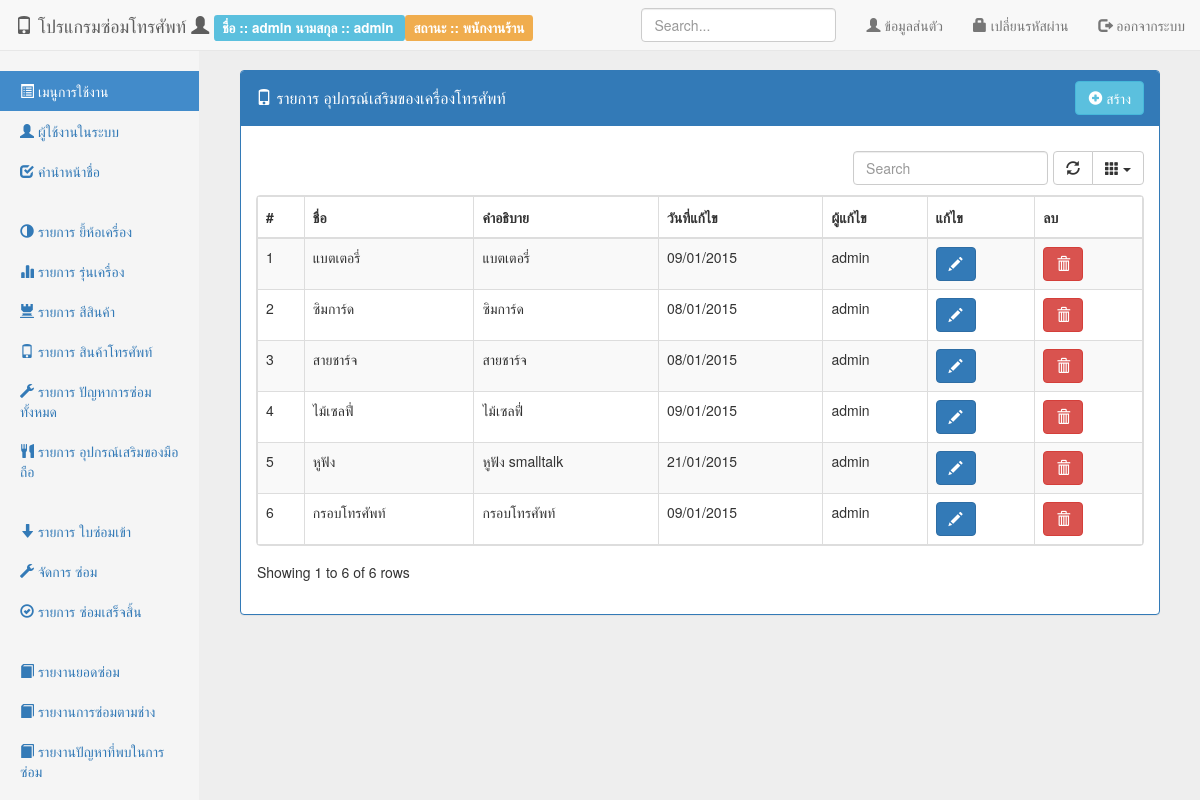
Screenshot of /src/back/index.php?page=list-accessory (signed in) with the database file from the repository.
### tables this page shows
CREATE TABLE IF NOT EXISTS `accessory` (
  `acc_id` int(11) NOT NULL AUTO_INCREMENT COMMENT 'รหัสอุปกรณ์เสริม',
  `acc_name` varchar(100) NOT NULL COMMENT 'ชื่ออุปกรณ์เสริม',
  `acc_desc` text NOT NULL COMMENT 'คำอธิบายอุปกรณ์เสริม',
  `acc_createdate` timestamp NOT NULL  COMMENT 'วันที่สร้างอุปกรณ์เสริม',
  `acc_createby` int(11) NOT NULL COMMENT 'ผู้สร้างอุปกรณ์เสริม',
  `acc_updatedate` timestamp NOT NULL  COMMENT 'วันที่แก้ไขอุปกรณ์เสริม',
  `acc_updateby` int(11) NOT NULL COMMENT 'ผู้แก้ไขอุปกรณ์เสริม',
  PRIMARY KEY (`acc_id`)
);

CREATE TABLE IF NOT EXISTS `person` (
  `per_id` int(11) NOT NULL AUTO_INCREMENT,
  `per_status` int(2) NOT NULL COMMENT ' ''1'' => ''พนักงานร้าน'',         ''2'' => ''พนักงานซ่อม'',         ''3'' => ''เจ้าของร้าน'',         ''4'' => ''ลูกค้า'',',
  `per_fname` varchar(50) NOT NULL,
  `per_lname` varchar(50) NOT NULL,
  `per_username` varchar(50) NOT NULL,
  `per_password` varchar(50) NOT NULL,
  `per_idcard` varchar(15) NOT NULL,
  `per_address` text NOT NULL,
  `per_mobile` varchar(50) NOT NULL,
  `per_email` varchar(50) NOT NULL,
  `per_createdate` timestamp NOT NULL ,
  `per_createby` int(11) NOT NULL,
  `per_updatedate` timestamp NOT NULL ,
  `per_updateby` int(11) NOT NULL,
  `pre_id` int(11) DEFAULT NULL,
  PRIMARY KEY (`per_id`),
  UNIQUE KEY `per_idcard` (`per_idcard`),
  KEY `per_idcard_2` (`per_idcard`)
);

### src/config/extension.php (called while the page is built, shortened)
<?php
function format_date($format, $date) {
    $date_format = new DateTime($date);
    $new_date = $date_format->format($format);
    return $new_date;
}

### src/back/list-accessory.php (the view, shortened to what this page needs)
<div class="panel panel-primary">
    <div class="panel-heading clearfix">
        <h4 class="panel-title pull-left" style="padding-top: 7.5px;">
            <i class="glyphicon glyphicon-phone"></i> รายการ อุปกรณ์เสริมของเครื่องโทรศัพท์
        </h4>
        <div class="btn-group pull-right">
            <a href="index.php?page=frm-accessory" class="btn btn-info">
                <i class="glyphicon glyphicon-plus-sign"></i> สร้าง
            </a>
        </div>
    </div>
    <div class="panel-body">
        <div class="table-responsive">
            <table class="table table-striped table-bordered dataTable">
                <thead>
                    <tr>
                        <th>#</th>
                        <th>ชื่อ</th>
                        <th>คำอธิบาย</th>
                        <th>วันที่แก้ไข</th>
                        <th>ผู้แก้ไข</th>
                        <th>แก้ไข</th>
                        <th>ลบ</th>
                    </tr>
                </thead>
                <tbody>
                    <?php
                    $sql_accessory = "SELECT * FROM accessory b";
                    $sql_accessory .= " JOIN person p ON p.per_id = b.acc_updateby";
                    $sql_accessory .= " ORDER BY b.acc_id";
                    $query_accessory = mysql_query($sql_accessory) or die(mysql_error());
                    $row = 1;
                    while ($data = mysql_fetch_array($query_accessory)):
                        ?>
                        <tr>
                            <td><?= $row ?></td>
                            <td><?= $data['acc_name'] ?></td>
                            <td><?= $data['acc_desc'] ?></td>
                            <td><?= format_date('d/m/Y', $data['acc_updatedate']) ?></td>
                            <td><?= $data['per_fname'] ?></td>
                            <td>
                                <a href="index.php?page=frm-accessory&id=<?= $data['acc_id'] ?>" class="btn btn-primary">
                                    <i class="glyphicon glyphicon-pencil"></i>
                                </a>
                            </td>
                            <td>
                                <button type="button" class="btn btn-danger" onclick="delete_data(<?= $data['acc_id'] ?>, '../action/accessory.php?method=delete')">
                                    <i class="glyphicon glyphicon-trash"></i>
                                </button>
                            </td>
                        </tr>
                        <?php
                        $row++;
                    endwhile;
                    ?>
                </tbody>
            </table>
        </div>
    </div>
</div>

### css/style.css (style rules this page uses)
body { padding-top: 40px; padding-bottom: 40px; background-color: #eee; }
body { padding-top: 50px; }

### rows the page displays
accessory: acc_name "แบตเตอรี่", acc_desc "แบตเตอรี่", acc_updatedate "09/01/2015", person.per_fname "admin"
accessory: acc_name "ซิมการ์ด", acc_desc "ซิมการ์ด", acc_updatedate "08/01/2015", person.per_fname "admin"
accessory: acc_name "สายชาร์จ", acc_desc "สายชาร์จ", acc_updatedate "08/01/2015", person.per_fname "admin"
accessory: acc_name "ไม้เซลฟี่", acc_desc "ไม้เซลฟี่", acc_updatedate "09/01/2015", person.per_fname "admin"
accessory: acc_name "หูฟัง", acc_desc "หูฟัง smalltalk", acc_updatedate "21/01/2015", person.per_fname "admin"
accessory: acc_name "กรอบโทรศัพท์", acc_desc "กรอบโทรศัพท์", acc_updatedate "09/01/2015", person.per_fname "admin"

### other values shown
$per_fname "admin"
$per_lname "admin"
getDataList($per_status, listPersonStatus()) "พนักงานร้าน"
